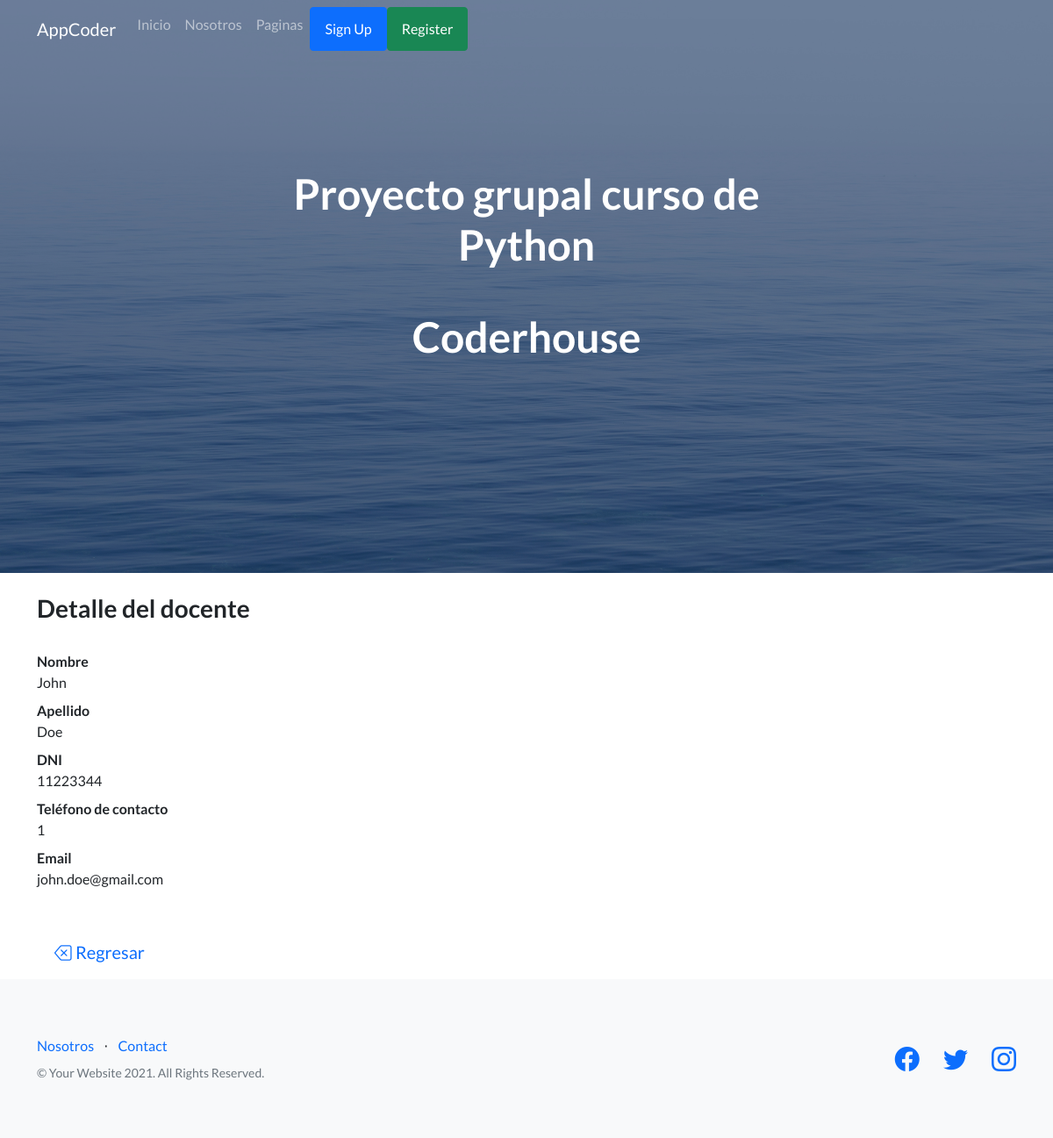
The page /AppCoder/detalleDocente/2/ on the database its author committed.
### AppCoder/models.py (models this page shows, shortened)
class Docente(models.Model):
    nombre = models.CharField("nombre", max_length=50)
    apellido = models.CharField("apellido", max_length=50)
    dni = models.IntegerField(null=True)
    telefono_contacto = models.IntegerField(null=True, blank=True)
    email = models.EmailField(max_length=254, blank=True)
    imagen = models.ImageField(upload_to= 'avatares', null=True, blank=True)

### AppCoder/views.py (the view)
# urls.py: path("detalleDocente/<pk>/", views.DocenteDetail.as_view(), name="DetailDocente"),
class DocenteDetail(DetailView):
    model= Docente
    template_name= "AppCoder/DocenteDetail.html"

### AppCoder/Templates/AppCoder/DocenteDetail.html (shortened to what this page needs)
{% extends 'AppCoder/Padre.html' %}
{% load static %}
{% block contenidoQueCambia %}
<h3>Detalle del docente</h3>
<br>
<FONT SIZE=3>
<dl>
    <dt>Nombre</dt>
    <dd>{{object.nombre}}</dd>
    <dt>Apellido</dt>
    <dd>{{object.apellido}}</dd>
    <dt>DNI</dt>
    <dd>{{object.dni}}</dd>
    <dt>Teléfono de contacto</dt>
    <dd>{{object.telefono_contacto}}</dd>
    <dt>Email</dt>
    <dd>{{object.email}}</dd>
  </dl>
</font>
<br>
    <a style="text-decoration:none" href="{% url 'VistaDocente' %}" class="bt bi-backspace btn-lg"> Regresar </a>
{% endblock contenidoQueCambia %}

### rows shown on the page
Docente: nombre "John", apellido "Doe", dni "11223344", telefono_contacto "1", email "john.doe@gmail.com"
